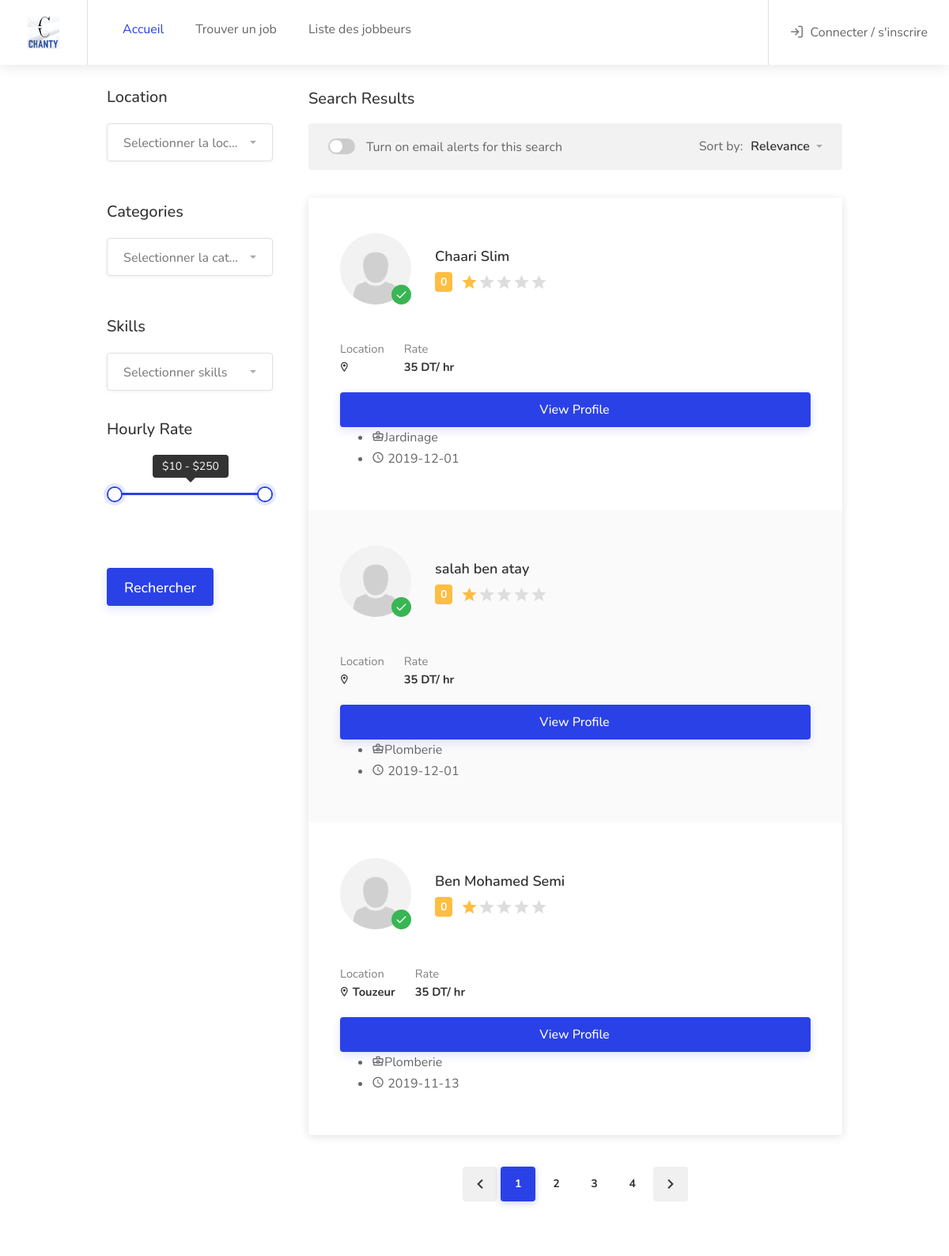
/index.php?controller=jobeur, run on the app's committed database.
### tables this page shows
CREATE TABLE `utilisateur` (
  `id` int(11) NOT NULL,
  `nom` varchar(50) NOT NULL,
  `prenom` varchar(50) NOT NULL,
  `email` varchar(255) NOT NULL,
  `num_tel` int(20) NOT NULL,
  `photo` varchar(250) NOT NULL,
  `photo_verif` varchar(250) NOT NULL,
  `mdp` varchar(50) NOT NULL,
  `etat` tinyint(50) NOT NULL,
  `date_inscrit` date NOT NULL,
  `date_naiss` date NOT NULL,
  `adresse` varchar(255) NOT NULL,
  `ville` varchar(250) NOT NULL,
  `type` varchar(50) NOT NULL,
  `description` varchar(255) NOT NULL,
  `sal_min` decimal(10,0) NOT NULL,
  `rate` int(11) NOT NULL
);

### model/utilisateur.php (called while the page is built, shortened)
<?php
class utilisateur{
    public static function getJobeurs($cat="",$skill="")
    {
        global $db ;
        if($cat!="" && $skill!=""){
            $catid=categorie::getId($cat);
            $skid=skill::getId($skill);
            $req=$db->prepare("select * from utilisateur
            inner join(select categorie.nom as cnamei, skilluser.id_user as idn ,skill.id as cskill,categorie.id as cname from skill,skilluser,categorie where skill.id=skilluser.id_skill and categorie.id=skill.id_cat) as c
            on utilisateur.id=c.idn
            and c.cname=?
            and c.cskill=?
            and utilisateur.type='jobbeur';
            " );
            $req->execute(array($catid,$skid));
        }else{
            $req=$db->prepare("select * from utilisateur
            inner join(select categorie.nom as cnamei, skilluser.id_user as idn ,skill.id as cskill,categorie.id as cname from skill,skilluser,categorie where skill.id=skilluser.id_skill and categorie.id=skill.id_cat) as c
            on utilisateur.id=c.idn
            and utilisateur.type='jobbeur';");
            $req->execute();
        }
        return $req;
    }
}

### view/jobeur/listjobeur.view.php (the view, shortened to what this page needs)
<br/>
<div class="container">
	<div class="row">
		<div class="col-xl-3 col-lg-4">
			<div class="sidebar-container">
				<form action="index.php?controller=jobeur" method="post">
				<div class="sidebar-widget">
					<h3>Location</h3>
				</div>
				<div class="sidebar-widget">
					<h3>Categories</h3>
				</div>
				<div class="sidebar-widget">
					<h3>Skills</h3>
					<div class="keywords-container">
						<div class="keyword-input-container">
						</div>
					</div>
				</div>
				<div class="sidebar-widget">
					<h3>Hourly Rate</h3>
				</div>
				<div class="sidebar-widget">
				<input type="submit" name="submit" class="button ripple-effect big margin-top-30" value="Rechercher"   />
			</div>
							</form>
			</div>
		</div>
		<div class="col-xl-9 col-lg-8 content-left-offset">
			<h3 class="page-title">Search Results</h3>
			<div class="notify-box margin-top-15">
				<div class="switch-container">
					<label class="switch"><input type="checkbox"><span class="switch-button"></span><span class="switch-text">Turn on email alerts for this search</span></label>
				</div>
				<div class="sort-by">
					<span>Sort by:</span>
					<select class="selectpicker hide-tick">
						<option>Relevance</option>
					</select>
				</div>
			</div>
			<div class="freelancers-container freelancers-list-layout compact-list margin-top-35">
			<?php  $lastid=0;
			$aid=array();
			while($jobeur=$jobeurs->fetch()){
					if (!in_array($jobeur['id'],$aid))
						{$aid[$lastid]=$jobeur['id'];
							$lastid++;
						?>
				<div class="freelancer">
					<div class="freelancer-overview">
						<div class="freelancer-overview-inner">
							<div class="freelancer-avatar">
								<div class="verified-badge"></div>
								<a href="index.php?controller=jobeur&action=detail&id=<?php echo($jobeur['id']);?>"><img src="public/images/<?php echo($jobeur['photo']) ;?>"	  alt=""></a>
							</div>
							<div class="freelancer-name">
								<h4><a href="#"><?php echo($jobeur['nom']); ?>  <?php echo($jobeur['prenom']);?> </a></h4>
								<div class="freelancer-rating">
									<div class="star-rating" data-rating="<?php echo($jobeur['rate']);?>"></div>
								</div>
							</div>
						</div>
					</div>
					<div class="freelancer-details">
						<div class="freelancer-details-list">
							<ul>
								<li>Location <strong><i class="icon-material-outline-location-on"></i> <?php echo($jobeur['ville']);?> </strong></li>
								<li>Rate <strong><?php echo($jobeur['sal_min']);?> DT/ hr</strong></li>
							</ul>
						</div>
						<a href="index.php?controller=jobeur&action=detail&id=<?php echo($jobeur['id']);?>" class="button button-sliding-icon ripple-effect">View Profile <i class="icon-material-outline-arrow-right-alt"></i></a>
						<div class="job-listing-description">
							<div class="job-listing-footer">
								<ul>
									<li><i class="icon-material-outline-business-center"></i><?php echo($jobeur['cnamei']); ?></li>
									<li><i class="icon-material-outline-access-time"></i> <?php echo ($jobeur['date_inscrit']);?></li>
								</ul>
							</div>
						</div>
					</div>
				</div>
					<?php }
					}?>
			</div>
			<div class="row">
				<div class="col-md-12">
					<div class="pagination-container margin-top-40 margin-bottom-60">
						<nav class="pagination">
							<ul>
								<li class="pagination-arrow"><a href="#" class="ripple-effect"><i class="icon-material-outline-keyboard-arrow-left"></i></a></li>
								<li><a href="#" class="current-page ripple-effect">1</a></li>
								<li><a href="#" class="ripple-effect">2</a></li>
								<li><a href="#" class="ripple-effect">3</a></li>
								<li><a href="#" class="ripple-effect">4</a></li>
								<li class="pagination-arrow"><a href="#" class="ripple-effect"><i class="icon-material-outline-keyboard-arrow-right"></i></a></li>
							</ul>
						</nav>
					</div>
				</div>
			</div>
		</div>
	</div>
</div>

### data on the page
utilisateur: photo (placeholder picture), nom "Chaari", prenom "Slim", rate 0 (drawn), sal_min "35", cnamei "Jardinage", date_inscrit "2019-12-01"
utilisateur: photo (placeholder picture), nom "salah", prenom "ben atay", rate 0 (drawn), sal_min "35", cnamei "Plomberie", date_inscrit "2019-12-01"
utilisateur: photo (placeholder picture), nom "Ben Mohamed", prenom "Semi", rate 0 (drawn), ville "Touzeur", sal_min "35", cnamei "Plomberie", date_inscrit "2019-11-13"
